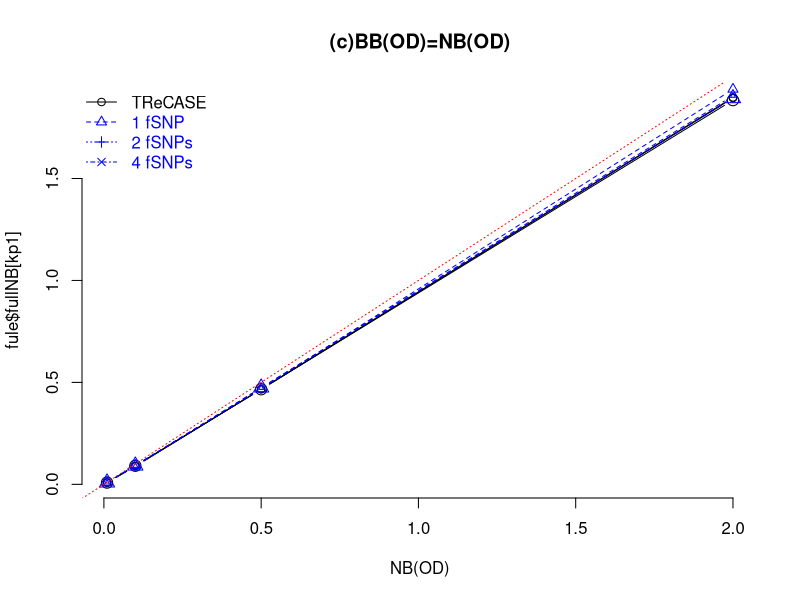

Here is the R script that generated this plot:
workdir = "/pine/scr/z/h/zhabotyn/R01/2019_03_20"
#workdir = "C:/research/R01/reqtl/2019_03_20/sim_ex/snp4/"
setwd(workdir)

res = read.csv("figure5c_summary.csv")
pars = res[,1:5]
pows = res[,6:7]
fule = res[,8:10]
shoe = res[,11:13]


cols = c("black", rep("blue", 3))
kp1 = pars$b0 == 0
kp2 = pars$b0 == .5
kp3 = pars$b0 == 1
x = pars$NBod[kp1]

png("Figure5c.png", height=4, width=4, res=300, units="in")
plot(x, fule$fullNB[kp1], type="b", 
main="(c)BB(OD)=NB(OD)", xlab="NB(OD)", bty="n")
legend("topleft", legend=c("TReCASE", "1 fSNP", "2 fSNPs", "4 fSNPs"), 
bty="n", text.col=cols, col=cols, lty=1:4, pch=1:4,)
lines(x, fule$fullNB[kp2], type="b", lty=1, pch=1, col="black", cex=.5+pars$b0[kp2])
lines(x, fule$fullNB[kp3], type="b", lty=1, pch=1, col="black",cex=.5+pars$b0[kp3])

#axis(1, at=x0, labels=x)

lines(x, shoe$shrtNB[kp1], type="b", lty=2, pch=2, col="blue", cex=.5+pars$b0[kp1])
lines(x, shoe$shrtNB[kp2], type="b", lty=2, pch=2, col="blue", cex=.5+pars$b0[kp2])
lines(x, shoe$shrtNB[kp3], type="b", lty=2, pch=2, col="blue",cex=.5+pars$b0[kp3])
abline(a=0, b=1, col="red", lty=3)
dev.off()

